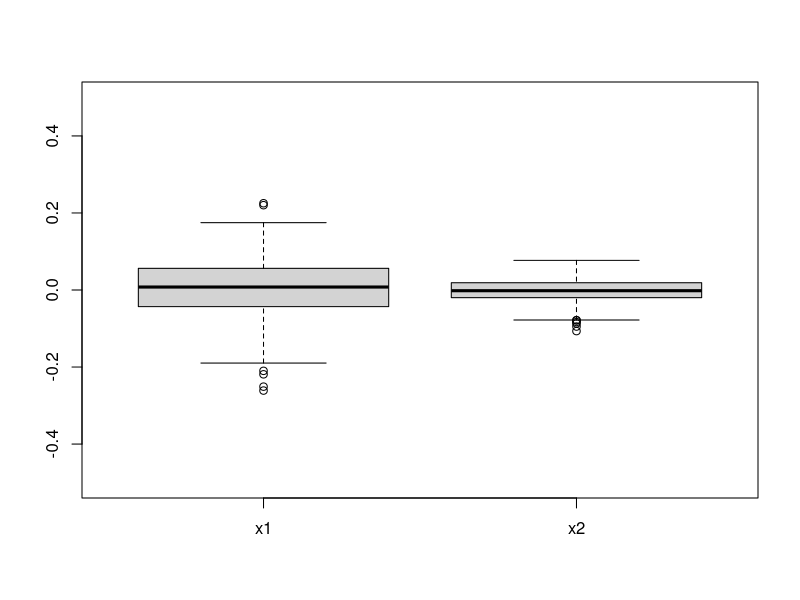

Reproduce this figure in R.
## ---- chunk 1
require(AER)

# Example with left censoring
n <- 1000
yl <- 0.1
x1 <- runif(n)
x2 <- rchisq(n, 1)
betas <- c(0.25, -0.1)
simulate.tobit <- function(n, betas, yl, x1, x2) {
	ystar <- rnorm(n, mean=cbind(x1, x2) %*% betas)
	y <- ifelse(ystar<yl, yl, ystar)
	return(y)
}	

# Try
y <- simulate.tobit(n, betas, yl=0.1, x1, x2)
summary(tobit(y ~ x1 + x2 - 1, left=yl))

# Simulations
coef.sim <- replicate(499, {
	y <- simulate.tobit(n, betas, yl, x1, x2)
	coef(tobit(y ~ x1 + x2 - 1, left=yl)) - betas
})

# Consistency looks good
boxplot(t(coef.sim), ylim=0.5*c(-1, 1))

# Inference looks good
apply(coef.sim, 1, sd)
